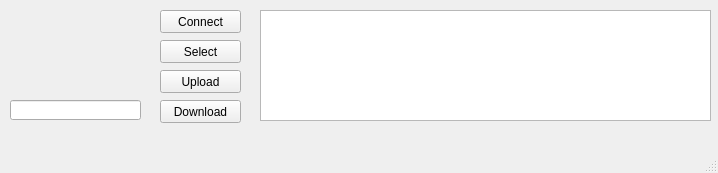
<?xml version="1.0" encoding="UTF-8"?>
<ui version="4.0">
 <class>MainWindow</class>
 <widget class="QMainWindow" name="MainWindow">
  <property name="geometry">
   <rect>
    <x>0</x>
    <y>0</y>
    <width>718</width>
    <height>173</height>
   </rect>
  </property>
  <property name="windowTitle">
   <string>MainWindow</string>
  </property>
  <widget class="QWidget" name="centralwidget">
   <widget class="QPushButton" name="pushButton">
    <property name="geometry">
     <rect>
      <x>160</x>
      <y>10</y>
      <width>81</width>
      <height>23</height>
     </rect>
    </property>
    <property name="text">
     <string>Connect</string>
    </property>
   </widget>
   <widget class="QPushButton" name="pushButton_2">
    <property name="geometry">
     <rect>
      <x>160</x>
      <y>40</y>
      <width>81</width>
      <height>23</height>
     </rect>
    </property>
    <property name="text">
     <string>Select</string>
    </property>
   </widget>
   <widget class="QLabel" name="label">
    <property name="geometry">
     <rect>
      <x>10</x>
      <y>10</y>
      <width>131</width>
      <height>81</height>
     </rect>
    </property>
    <property name="text">
     <string/>
    </property>
   </widget>
   <widget class="QPushButton" name="pushButton_3">
    <property name="geometry">
     <rect>
      <x>160</x>
      <y>70</y>
      <width>81</width>
      <height>23</height>
     </rect>
    </property>
    <property name="text">
     <string>Upload</string>
    </property>
   </widget>
   <widget class="QTableWidget" name="tableWidget">
    <property name="geometry">
     <rect>
      <x>260</x>
      <y>10</y>
      <width>451</width>
      <height>111</height>
     </rect>
    </property>
   </widget>
   <widget class="QLineEdit" name="lineEdit">
    <property name="geometry">
     <rect>
      <x>10</x>
      <y>100</y>
      <width>131</width>
      <height>20</height>
     </rect>
    </property>
   </widget>
   <widget class="QPushButton" name="pushButton_4">
    <property name="geometry">
     <rect>
      <x>160</x>
      <y>100</y>
      <width>81</width>
      <height>23</height>
     </rect>
    </property>
    <property name="text">
     <string>Download</string>
    </property>
   </widget>
  </widget>
  <widget class="QMenuBar" name="menubar">
   <property name="geometry">
    <rect>
     <x>0</x>
     <y>0</y>
     <width>718</width>
     <height>21</height>
    </rect>
   </property>
  </widget>
  <widget class="QStatusBar" name="statusbar"/>
 </widget>
 <resources/>
 <connections/>
</ui>
